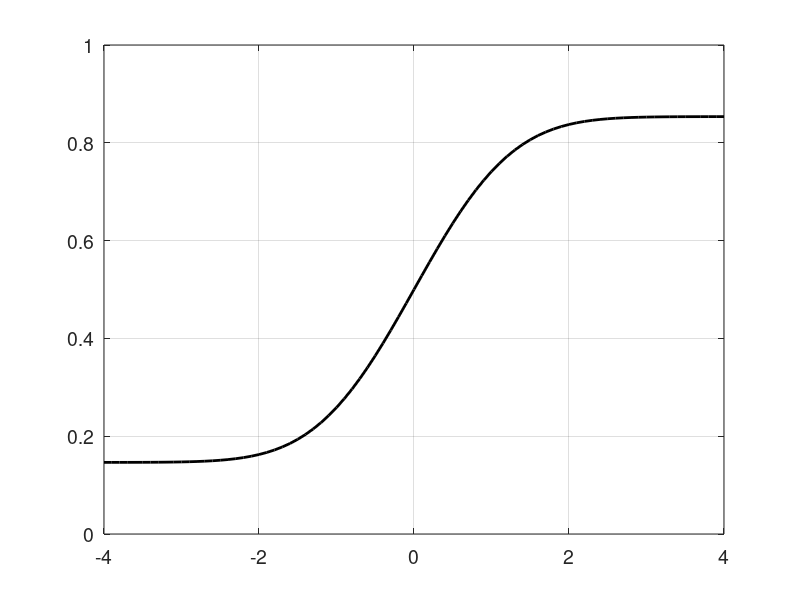

The MATLAB source for this figure:
t = -4:0.1:4 ;
F = 1/2+1/2/sqrt(2)*erf(t/sqrt(2)) ;

plot(t,F,'Color',[0 0 0],'LineWidth',2) 
grid on, set(gca,'FontSize',14)

%addpath('\Projects\export_fig') ;
%export_fig figure1.pdf
%rmpath('\Projects\export_fig') ;
